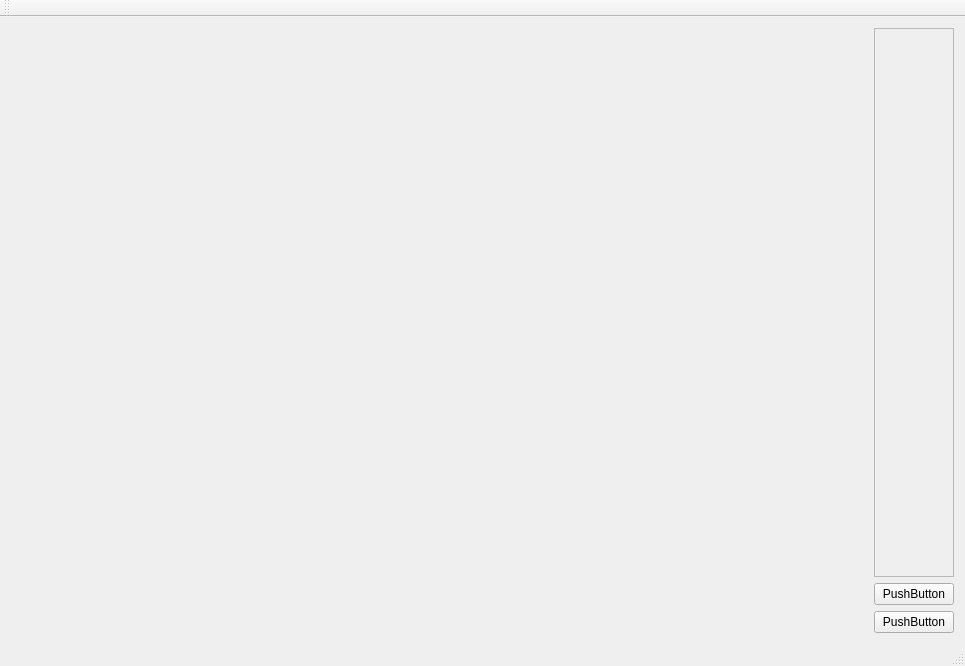
<?xml version="1.0" encoding="UTF-8"?>
<ui version="4.0">
 <class>LonposWindow</class>
 <widget class="QMainWindow" name="LonposWindow">
  <property name="geometry">
   <rect>
    <x>0</x>
    <y>0</y>
    <width>965</width>
    <height>666</height>
   </rect>
  </property>
  <property name="windowTitle">
   <string>LonposWindow</string>
  </property>
  <widget class="QWidget" name="centralWidget">
   <layout class="QVBoxLayout" name="verticalLayout_2">
    <item>
     <layout class="QGridLayout" name="gridLayout_2" columnstretch="2,0">
      <item row="0" column="1">
       <layout class="QVBoxLayout" name="verticalLayout">
        <item>
         <widget class="QScrollArea" name="scrollArea">
          <property name="widgetResizable">
           <bool>true</bool>
          </property>
          <widget class="QWidget" name="scrollAreaWidgetContents">
           <property name="geometry">
            <rect>
             <x>0</x>
             <y>0</y>
             <width>71</width>
             <height>532</height>
            </rect>
           </property>
          </widget>
         </widget>
        </item>
        <item>
         <widget class="QPushButton" name="pushButton">
          <property name="text">
           <string>PushButton</string>
          </property>
         </widget>
        </item>
        <item>
         <widget class="QPushButton" name="pushButton_2">
          <property name="text">
           <string>PushButton</string>
          </property>
         </widget>
        </item>
       </layout>
      </item>
      <item row="0" column="0">
       <widget class="LonposCanvasWidget" name="lonposCanvasWidget" native="true"/>
      </item>
     </layout>
    </item>
   </layout>
  </widget>
  <widget class="QMenuBar" name="menuBar">
   <property name="geometry">
    <rect>
     <x>0</x>
     <y>0</y>
     <width>965</width>
     <height>18</height>
    </rect>
   </property>
  </widget>
  <widget class="QToolBar" name="mainToolBar">
   <attribute name="toolBarArea">
    <enum>TopToolBarArea</enum>
   </attribute>
   <attribute name="toolBarBreak">
    <bool>false</bool>
   </attribute>
  </widget>
  <widget class="QStatusBar" name="statusBar"/>
 </widget>
 <layoutdefault spacing="6" margin="11"/>
 <customwidgets>
  <customwidget>
   <class>LonposCanvasWidget</class>
   <extends>QWidget</extends>
   <header>lonposcanvaswidget.h</header>
   <container>1</container>
  </customwidget>
 </customwidgets>
 <resources/>
 <connections/>
</ui>
